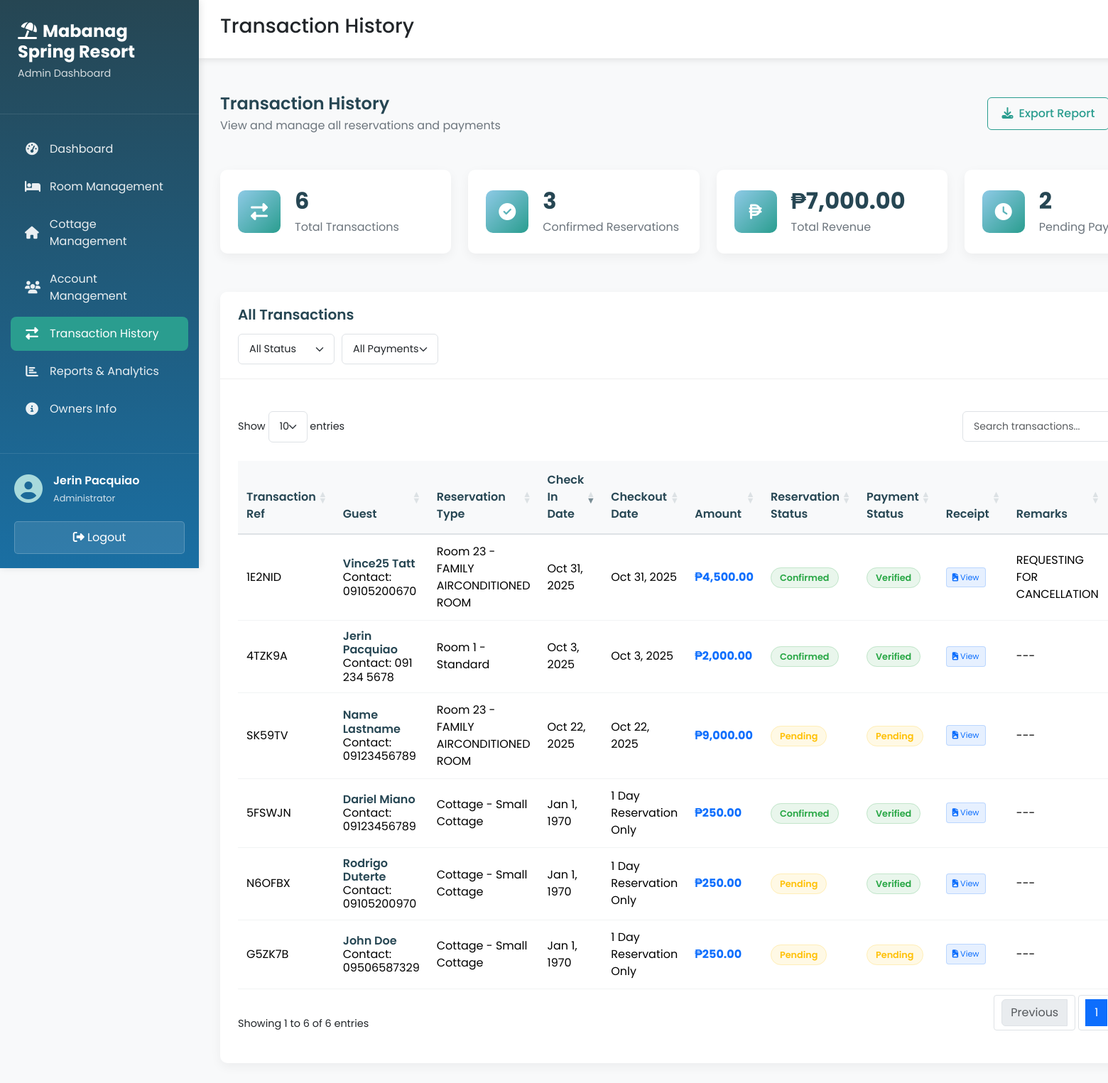
Page /admin/transaction.php (signed in) on the committed database.
### tables this page shows
CREATE TABLE `reservation` (
  `reservation_id` int(11) NOT NULL,
  `guest_id` int(11) NOT NULL,
  `transaction_reference` varchar(10) NOT NULL,
  `room_id` int(11) DEFAULT NULL,
  `cottage_id` int(11) DEFAULT NULL,
  `check_in_date` date NOT NULL,
  `check_out_date` date DEFAULT NULL,
  `total_amount` decimal(10,2) NOT NULL,
  `reservation_date` datetime NOT NULL DEFAULT current_timestamp(),
  `status` enum('pending','confirmed','cancelled') NOT NULL DEFAULT 'pending',
  `is_paid_online` tinyint(1) NOT NULL DEFAULT 0,
  `remarks` varchar(50) DEFAULT NULL
);

CREATE TABLE `guest` (
  `guest_id` int(11) NOT NULL,
  `firstname` varchar(50) NOT NULL,
  `lastname` varchar(50) NOT NULL,
  `address` varchar(250) NOT NULL,
  `contactno` varchar(15) NOT NULL,
  `email` varchar(100) NOT NULL
);

CREATE TABLE `payment` (
  `payment_id` int(11) NOT NULL,
  `reservation_id` int(11) NOT NULL,
  `payment_date` datetime NOT NULL DEFAULT current_timestamp(),
  `paid_at` datetime DEFAULT NULL,
  `amount` decimal(10,2) NOT NULL,
  `payment_method` varchar(50) NOT NULL,
  `payment_channel` varchar(50) DEFAULT NULL,
  `payment_reference` varchar(100) DEFAULT NULL,
  `xendit_invoice_id` varchar(100) DEFAULT NULL,
  `xendit_payment_link` varchar(255) DEFAULT NULL,
  `receipt_file` varchar(255) DEFAULT NULL,
  `payment_status` enum('pending','verified','rejected') NOT NULL DEFAULT 'pending',
  `payment_status_detail` varchar(50) DEFAULT NULL
);

### admin/transaction.php (the view, shortened to what the rows shown need)
<!DOCTYPE html>
<?php
    require_once 'name.php';
    require_once 'connect.php';
?>
<html lang="en">
<head>
    <link href="https://cdn.jsdelivr.net/npm/bootstrap@5.3.8/dist/css/bootstrap.min.css" rel="stylesheet"
>
    <link rel="stylesheet" href="https://cdnjs.cloudflare.com/ajax/libs/font-awesome/6.4.0/css/all.min.css">
    <link rel="stylesheet" href="https://cdn.datatables.net/1.13.6/css/dataTables.bootstrap5.min.css">
    <link rel="stylesheet" href="../css/admin_style.css">
    <link rel="stylesheet" href="../css/transaction_style.css">
</head>
<body data-alert-type="<?php echo isset($_SESSION['alert_type']) ? $_SESSION['alert_type'] : ''; ?>"
      data-alert-title="<?php echo isset($_SESSION['alert_title']) ? $_SESSION['alert_title'] : ''; ?>"
      data-alert-message="<?php echo isset($_SESSION['alert_message']) ? htmlspecialchars($_SESSION['alert_message']) : ''; ?>">
    <div class="dashboard-container">
        <div class="sidebar">
            <div class="sidebar-header">
                <h2><i class="fas fa-umbrella-beach me-2"></i>Mabanag Spring Resort</h2>
            </div>
            <div class="sidebar-footer">
                <div class="user-info">
                    <div class="user-details">
                        <span class="user-name"><?php echo $name; ?></span>
                        <span class="user-role">Administrator</span>
                    </div>
                </div>
            </div>
        </div>
        <div class="main-content">
            <div class="content-area">
                <div class="card">
                    <div class="card-body">
                        <div class="table-responsive">
                            <table id="transactionsTable" class="table table-hover">
                                <thead>
                                    <tr>
                                        <th>Transaction Ref</th>
                                        <th>Guest</th>
                                        <th>Reservation Type</th>
                                        <th>Check In Date</th>
                                        <th>Checkout Date</th>
                                        <th>Amount</th>
                                        <th>Reservation Status</th>
                                        <th>Payment Status</th>
                                        <th>Receipt</th>
                                        <th>Remarks</th>
                                    </tr>
                                </thead>
                                <tbody>
                                    <?php
                                    $query = $conn->query("
                                        SELECT r.reservation_id, r.guest_id, transaction_reference, r.room_id, r.cottage_id,
                                               r.reservation_date,r.check_in_date, r.check_out_date, r.status as reservation_status, r.remarks,
                                               p.payment_id, p.amount, p.payment_date, p.payment_status, p.payment_method, p.receipt_file,
                                               CONCAT(g.firstname, ' ', g.lastname) as guest_name, g.contactno as guest_contact,
                                               rm.room_number, rm.room_type,
                                               c.cottage_type,
                                               CASE
                                                   WHEN r.room_id IS NOT NULL THEN CONCAT('Room ', rm.room_number, ' - ', rm.room_type)
                                                   WHEN r.cottage_id IS NOT NULL THEN CONCAT('Cottage - ', c.cottage_type)
                                                   ELSE 'Unknown'
                                               END as reservation_type
                                        FROM reservation r
                                        LEFT JOIN payment p ON r.reservation_id = p.reservation_id
                                        LEFT JOIN guest g ON r.guest_id = g.guest_id
                                        LEFT JOIN room rm ON r.room_id = rm.room_id
                                        LEFT JOIN cottage c ON r.cottage_id = c.cottage_id
                                        ORDER BY r.reservation_date DESC
                                    ") or die(mysqli_error());
                                    while($fetch = $query->fetch_array()){
                                    ?>
                                    <tr>
                                        <td><?php echo $fetch['transaction_reference']?></td>
                                        <td>
                                            <div class="guest-info">
                                                <div class="guest-name"><?php echo $fetch['guest_name']?></div>
                                                <div class="guest-contact">Contact: <?php echo $fetch['guest_contact'] ?? 'N/A'?></div>
                                            </div>
                                        </td>
                                        <td><?php echo $fetch['reservation_type']?></td>
                                        <td><?php echo date('M j, Y', strtotime($fetch['check_out_date']))?></td>
                                        <td>
                                            <?php
                                            if (!empty($fetch['check_out_date'])) {
                                                echo date('M j, Y', strtotime($fetch['check_out_date']));
                                            } else {
                                                echo "1 Day Reservation Only";
                                            }
                                            ?>
                                        </td>
                                        <td>
                                            <?php if($fetch['amount']): ?>
                                                <strong class="text-primary">₱<?php echo number_format($fetch['amount'], 2)?></strong>
                                            <?php else: ?>
                                                <span class="text-muted">-</span>
                                            <?php endif; ?>
                                        </td>
                                        <td>
                                            <span class="status-badge status-<?php echo $fetch['reservation_status']?>">
                                                <?php echo ucfirst($fetch['reservation_status'])?>
                                            </span>
                                        </td>
                                        <td>
                                            <?php if($fetch['payment_id']): ?>
                                                <span class="payment-badge payment-<?php echo $fetch['payment_status']?>">
                                                    <?php echo ucfirst($fetch['payment_status'])?>
                                                </span>
                                            <?php else: ?>
                                                <span class="payment-badge payment-pending">No Payment</span>
                                            <?php endif; ?>
                                        </td>
                                        <td>
                                            <?php if($fetch['receipt_file'] && file_exists('../' . $fetch['receipt_file'])): ?>
                                                <button class="btn btn-sm btn-receipt"
                                                        data-bs-toggle="modal"
                                                        data-bs-target="#receiptModal"
                                                        data-receipt="<?php echo $fetch['receipt_file']?>"
                                                        data-payment-method="<?php echo $fetch['payment_method']?>">
                                                    <i class="fas fa-file-image"></i> View
                                                </button>
                                            <?php else: ?>
                                                <span class="text-muted">No Receipt</span>
                                            <?php endif; ?>
                                        </td>
                                        <td><?php echo $fetch['remarks'] ?? '---' ?></td>
                                    </tr>
                                    <?php
                                    }
                                    ?>
                                </tbody>
                            </table>
                        </div>
                    </div>
                </div>
            </div>
        </div>
    </div>
</body>
</html>

### rows in the picture
reservation: transaction_reference "1E2NID", guest_name "Vince25 Tatt", guest.contactno "09105200670", reservation_type "Room 23 - FAMILY AIRCONDITIONED ROOM", check_out_date "Oct 31, 2025", payment.amount "4,500.00", status "Confirmed", payment.payment_status "Verified", remarks "REQUESTING FOR CANCELLATION"
reservation: transaction_reference "SK59TV", guest_name "Name Lastname", guest.contactno "09123456789", reservation_type "Room 23 - FAMILY AIRCONDITIONED ROOM", check_out_date "Oct 22, 2025", payment.amount "9,000.00", status "Pending", payment.payment_status "Pending", remarks "---"
reservation: transaction_reference "5FSWJN", guest_name "Dariel Miano", guest.contactno "09123456789", reservation_type "Cottage - Small Cottage", check_out_date "Jan 1, 1970", shows "1 Day Reservation Only", payment.amount "250.00", status "Confirmed", payment.payment_status "Verified", remarks "---"
reservation: transaction_reference "N6OFBX", guest_name "Rodrigo Duterte", guest.contactno "09105200970", reservation_type "Cottage - Small Cottage", check_out_date "Jan 1, 1970", shows "1 Day Reservation Only", payment.amount "250.00", status "Pending", payment.payment_status "Verified", remarks "---"
reservation: transaction_reference "G5ZK7B", guest_name "John Doe", guest.contactno "09506587329", reservation_type "Cottage - Small Cottage", check_out_date "Jan 1, 1970", shows "1 Day Reservation Only", payment.amount "250.00", status "Pending", payment.payment_status "Pending", remarks "---"
reservation: transaction_reference "4TZK9A", guest_name "Jerin Pacquiao", guest.contactno "091 234 5678", reservation_type "Room 1 - Standard", check_out_date "Oct 3, 2025", payment.amount "2,000.00", status "Confirmed", payment.payment_status "Verified", remarks "---"

### other values in the picture
$name "Jerin Pacquiao"
$total_transactions['total'] "6"
$confirmed_reservations['confirmed'] "3"
$total_revenue['revenue'] "7,000.00"
$pending_payments['pending'] "2"
